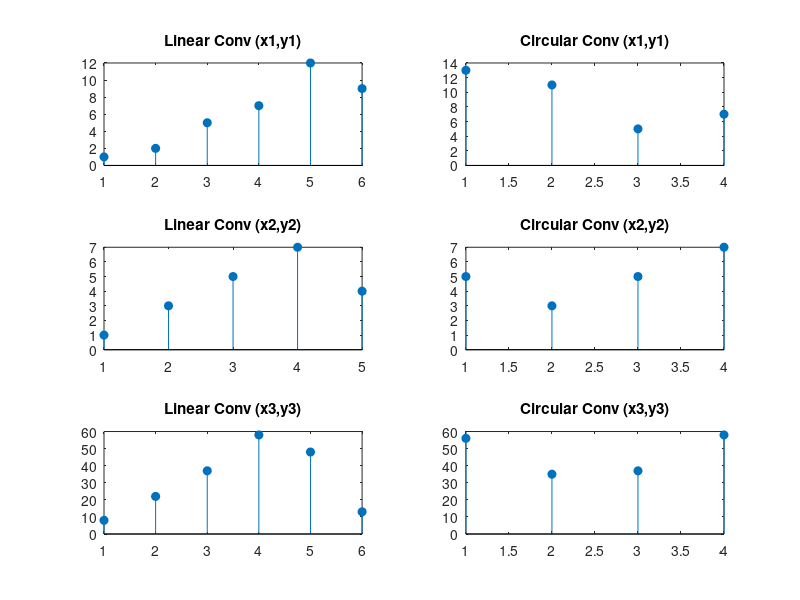

Source code (MATLAB):
clc;
clear;
close all;

% ==== Input Sequences ====
x1 = [1, 0, 2, 3];
y1 = [1, 2, 3];

x2 = [1, 2, 3, 4];
y2 = [1, 1];

x3 = [4, 5, 9, 13];
y3 = [2, 3, 1];

% ==== Convolutions ====
l1 = conv(x1, y1);
c1 = cconv(x1, y1, 4);

l2 = conv(x2, y2);
c2 = cconv(x2, y2, 4);

l3 = conv(x3, y3);
c3 = cconv(x3, y3, 4);

% ==== Display in Command Window ====
disp('--- X inputs ---');
disp(x1); disp(x2); disp(x3);

disp('--- Y inputs ---');
disp(y1); disp(y2); disp(y3);

disp('--- Linear Convolution Results ---');
disp(l1); disp(l2); disp(l3);

disp('--- Circular Convolution Results ---');
disp(c1); disp(c2); disp(c3);

% ==== Plot Results ====
figure;

% For x1 & y1
subplot(3,2,1);
stem(l1, 'filled');
title('Linear Conv (x1,y1)');

subplot(3,2,2);
stem(c1, 'filled');
title('Circular Conv (x1,y1)');

% For x2 & y2
subplot(3,2,3);
stem(l2, 'filled');
title('Linear Conv (x2,y2)');

subplot(3,2,4);
stem(c2, 'filled');
title('Circular Conv (x2,y2)');

% For x3 & y3
subplot(3,2,5);
stem(l3, 'filled');
title('Linear Conv (x3,y3)');

subplot(3,2,6);
stem(c3, 'filled');
title('Circular Conv (x3,y3)');
